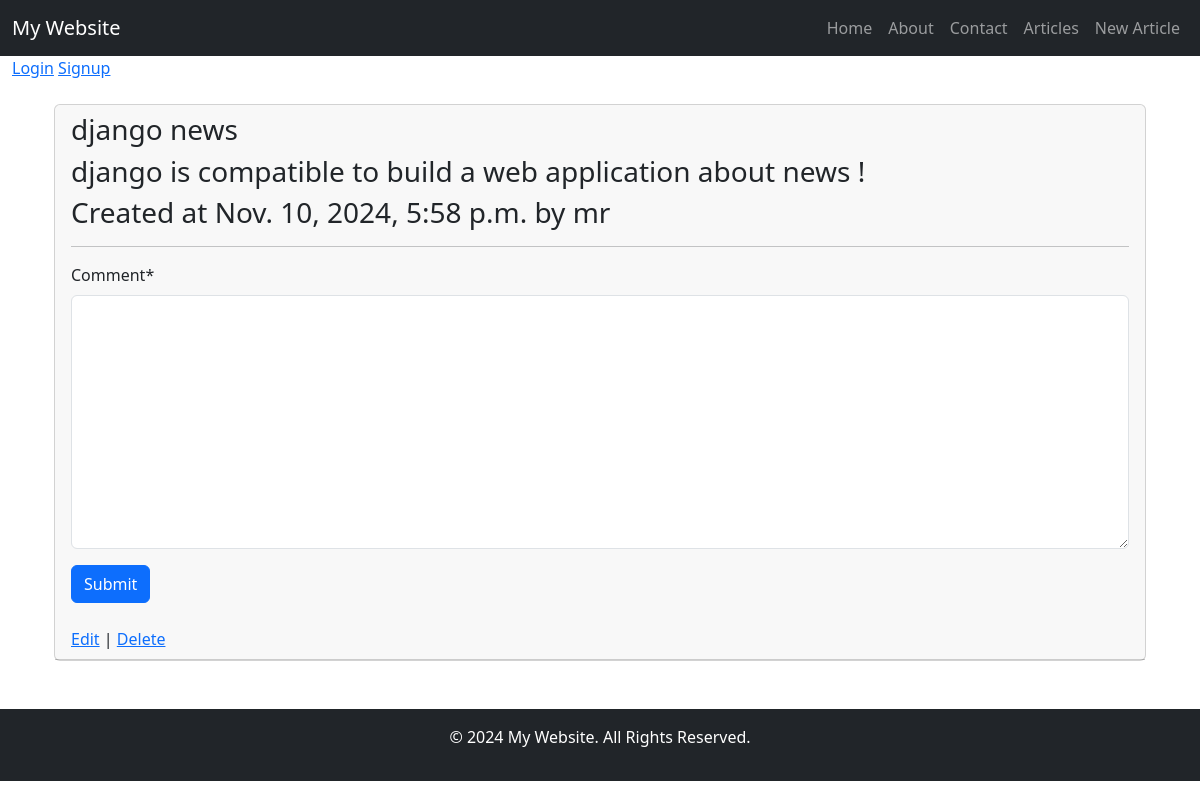
The page /articles/3/ on the database as committed earlier.
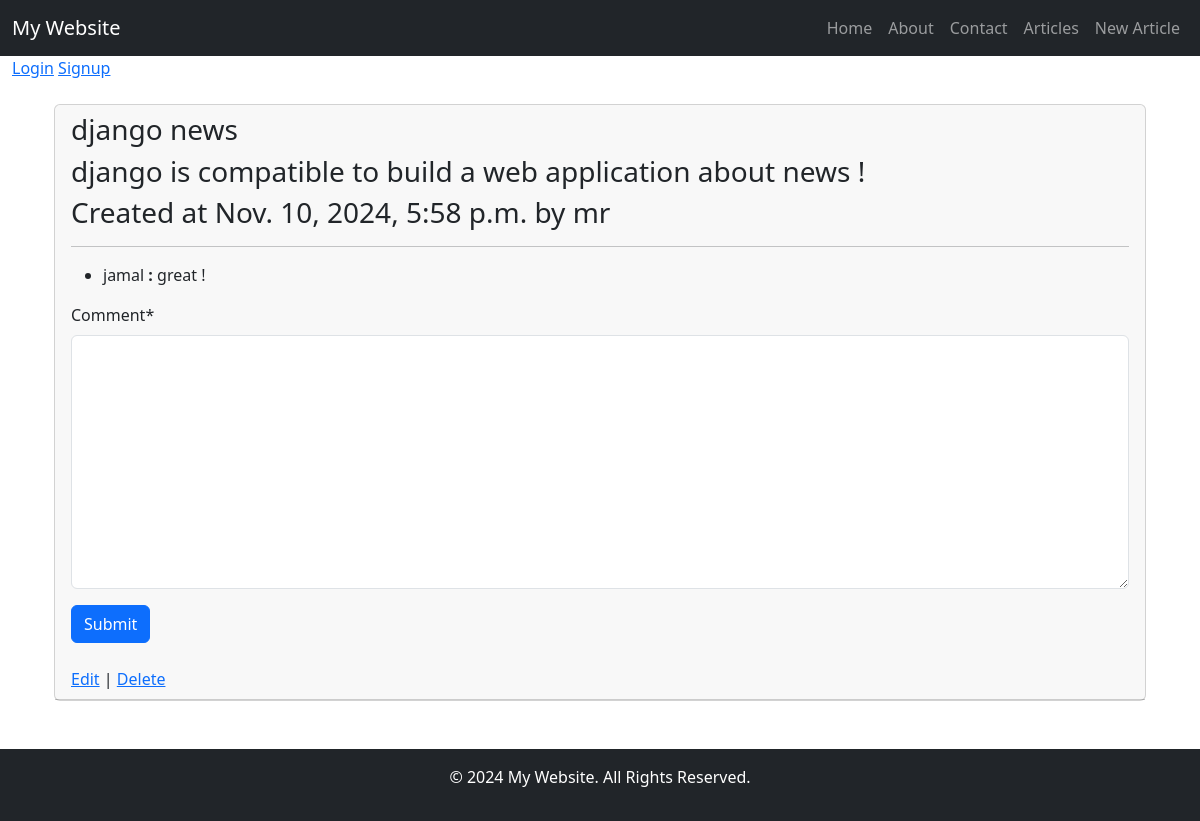
The same page on the database as committed later.
### articles/models.py (models this page shows, shortened)
class Comment(models.Model):
    article = models.ForeignKey(Article,related_name='comments',on_delete=models.CASCADE)
    writer = models.ForeignKey(get_user_model(), on_delete=models.CASCADE)
    comment = models.TextField()

### accounts/models.py (models this page shows)
class CustomUser(AbstractUser):
    age = models.PositiveIntegerField(null=True, blank=True)

### articles/views.py (the view, shortened to what this page needs)
# urls.py: path('<int:pk>/', ArticleDetailView.as_view(), name='article_detail'),
class ArticleDetailView(FormMixin,DetailView):
    model = Article
    template_name = 'articles/article_detail.html'
    form_class = CommentForm
    def get_context_data(self, **kwargs):
        context = super(ArticleDetailView, self).get_context_data(**kwargs)
        context['form'] = CommentForm(initial={'article':self.object,'writer':self.request.user})
        return context

### articles/forms.py
class CommentForm(forms.ModelForm):
    class Meta:
        model = Comment
        fields = ['article', 'writer', 'comment']
        widgets = {
            'article': forms.HiddenInput(),
            'writer': forms.HiddenInput(),
        }

### templates/articles/article_detail.html (shortened to what this page needs)
{% extends 'base.html' %}
{% load crispy_forms_filters %}
{% load crispy_forms_tags %}
{% block content %}
	<div class="container">
        <div class="row">
            <div class="col">
                <div class="card">
                    <div class="card-header">
                        <h3>{{object.title}}</h3>
                        <h3>{{ object.body }}</h3>
                        <h3>Created at {{object.date}} by {{ object.author }}</h3> <hr>
                        <ul>
                            {% for comment in object.comments.all %}
                        	    <li> {{ comment.writer }} <b>:</b> {{ comment.comment }}     </li>
                            {% endfor %}
                        </ul>
                        <form action="" method="POST">
                            <div class="form-group">
                                {{ form|crispy }}
                                <button type="submit" class="btn btn-primary">Submit</button>
                                </div>
                         </form>
                        <br>
                        <a class="dj_map_wrapper" href="{% url 'article_edit' object.pk %}">Edit</a> |
                        <a class="dj_map_delete" href="{% url 'article_delete' object.pk %}">Delete</a>
                    </div>
                </div>
            </div>
        </div>
    </div>
{% endblock %}

Rows that differ between the two databases and show on the page:
added Comment: writer "jamal", comment "great !"
